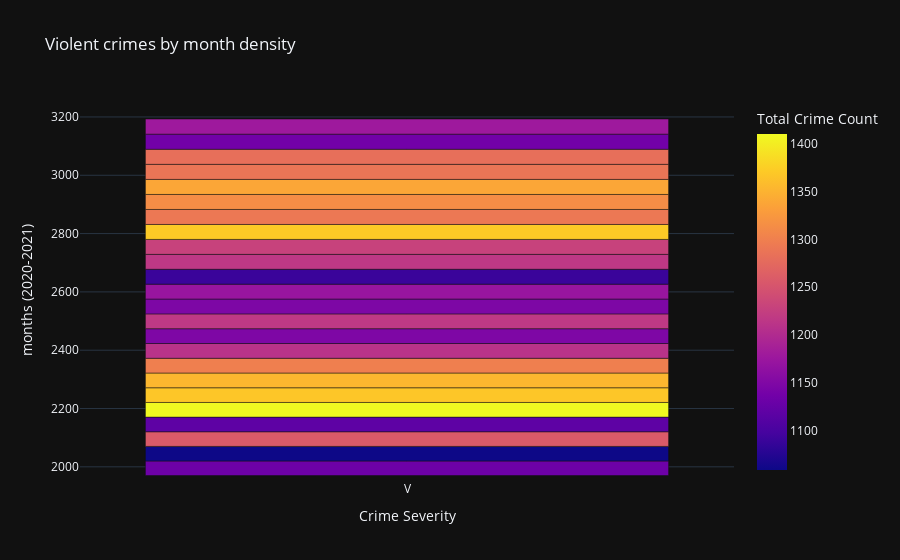

Source (notebook cell):
### Code cell
fig4 = px.bar(crime_by_date.loc[crime_by_date['crime_severity']=='V'],x='crime_severity', y=str('months_year'), color='crime_count', title='Violent crimes by month density',labels={
                     "months_year": "months (2020-2021)",
                     "crime_count": "Total Crime Count",
                     "crime_severity":"Crime Severity"}, template="plotly_dark")
fig4

### Figure 1 — Plotly figure (JSON) as saved in the notebook; plotly's stock layout.template omitted (floating-point values rounded to 4 significant figures)
{"data": [{"alignmentgroup": "True", "hovertemplate": "Crime Severity=%{x}<br>months (2020-2021)=%{y}<br>Total Crime Count=%{marker.color}<extra></extra>", "legendgroup": "", "marker": {"color": [1133, 1059, 1257, 1119, 1410, 1367, 1354, 1299, 1210, 1148, 1217, 1147, 1172, 1090, 1216, 1229, 1371, 1292, 1314, 1338, 1288, 1281, 1137, 1178], "coloraxis": "coloraxis", "pattern": {"shape": ""}}, "name": "", "offsetgroup": "", "orientation": "v", "showlegend": false, "textposition": "auto", "type": "bar", "x": ["V", "V", "V", "V", "V", "V", "V", "V", "V", "V", "V", "V", "V", "V", "V", "V", "V", "V", "V", "V", "V", "V", "V", "V"], "xaxis": "x", "y": ["2020-01-01T00:00:00", "2020-02-01T00:00:00", "2020-03-01T00:00:00", "2020-04-01T00:00:00", "2020-05-01T00:00:00", "2020-06-01T00:00:00", "2020-07-01T00:00:00", "2020-08-01T00:00:00", "2020-09-01T00:00:00", "2020-10-01T00:00:00", "2020-11-01T00:00:00", "2020-12-01T00:00:00", "2021-01-01T00:00:00", "2021-02-01T00:00:00", "2021-03-01T00:00:00", "2021-04-01T00:00:00", "2021-05-01T00:00:00", "2021-06-01T00:00:00", "2021-07-01T00:00:00", "2021-08-01T00:00:00", "2021-09-01T00:00:00", "2021-10-01T00:00:00", "2021-11-01T00:00:00", "2021-12-01T00:00:00"], "yaxis": "y"}], "layout": {"barmode": "relative", "coloraxis": {"colorbar": {"title": {"text": "Total Crime Count"}}, "colorscale": [[0, "#0d0887"], [0.1111, "#46039f"], [0.2222, "#7201a8"], [0.3333, "#9c179e"], [0.4444, "#bd3786"], [0.5556, "#d8576b"], [0.6667, "#ed7953"], [0.7778, "#fb9f3a"], [0.8889, "#fdca26"], [1, "#f0f921"]]}, "legend": {"tracegroupgap": 0}, "title": {"text": "Violent crimes by month density"}, "xaxis": {"anchor": "y", "domain": [0, 1], "title": {"text": "Crime Severity"}}, "yaxis": {"anchor": "x", "domain": [0, 1], "title": {"text": "months (2020-2021)"}}}}
